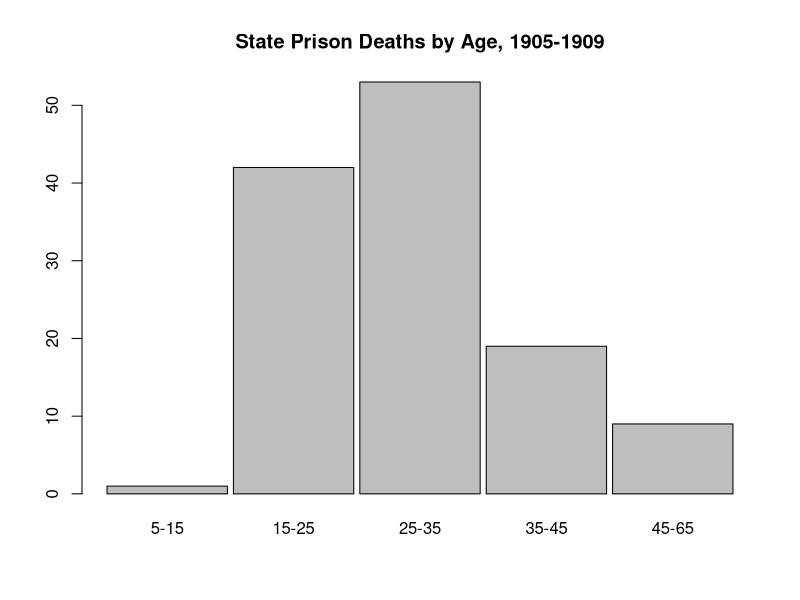
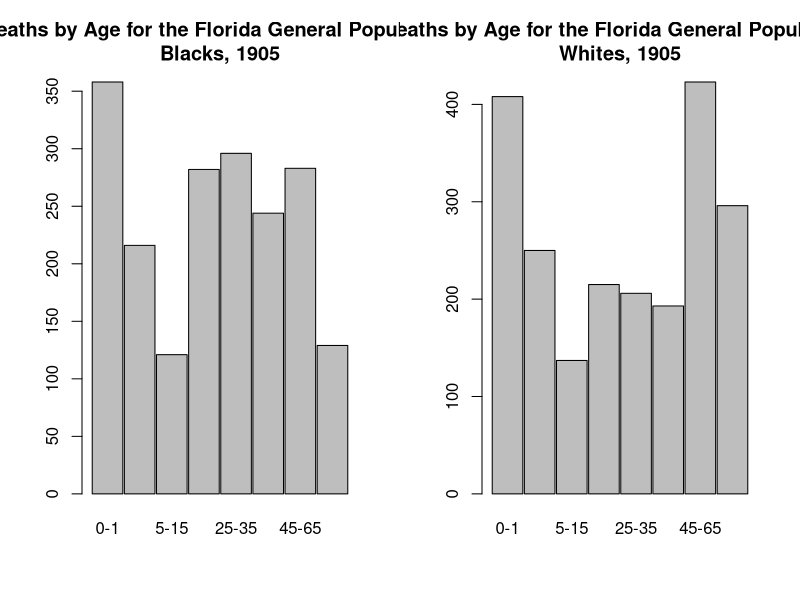

The R source for these figures, in order: (Note: this script raises an error after producing the figures.)


#+++++++++++++++++++++++++++++++++++++++++++++++++++++++++++++++++++++
# Compare age distribution of deaths among prisoners (1905-1909) to 
# that of whites and blacks in the Florida general population (1905) 
#+++++++++++++++++++++++++++++++++++++++++++++++++++++++++++++++++++++

# The mortality rate among prisoners (2.2% after 1901) was consistently over three times greater than the mortality rate of the
# Florida general population as meausred in 1905 (0.66%). 

# Sources: General population deaths: The Ninth Biennial Report of the Commissioner of Agriculture - 
# State of Florida for the Period Beginning January 1, 1905, and Ending December 31, 1906.

# The age of prisoners who died in custody was recorded in the Biennial Reports for the years
# 1905 through 1909.

# mortality by age ====

population.deaths <- data.frame(
  lwr = c(0, 1, 5, 15, 25, 35, 45, 65),
  upr = c(1, 5, 15, 25, 35, 45, 65, 85),
  class = 1:8,
  wcount = c(408,
           250,
           137, 
           215,
           206,
           193,
           423,
           296),
  bcount = c(358,
           216,
           121,
           282,
           296,
           244,
           283,
           129))

prison.deaths <- read.csv("data/prisoner-age-at-time-of-death-1905-1909.csv")
prison.deaths$class <- cut(prison.deaths$Age, 
                           breaks = c(0, population.deaths$upr),
                           ordered.result= T)
prisoners <- aggregate(x=prison.deaths$Age, by = list(prison.deaths$class), FUN = length)

png('figures/prison-mortality-by-age.png', width = 600, height=480,units='px')
classes <- paste(population.deaths$lwr, population.deaths$upr, sep = '-')
barplot(prisoners$x, main = 'State Prison Deaths by Age, 1905-1909',
        space = .05,
        names.arg = classes[3:7])
dev.off()
png('figures/florida-population-mortality-by-race-age.png', width=999, height=480,units='px')
par(mfrow=c(1,2))
barplot(population.deaths$bcount,     
        space = .05,
        main = "Deaths by Age for the Florida General Population:\nBlacks, 1905",
        names.arg = classes)
barplot(population.deaths$wcount, 
        space = .05,
        main = "Deaths by Age for the Florida General Population:\nWhites, 1905",
        names.arg = classes)
dev.off()

# mortality by year ====


penal_data <- read_csv("data/prisoner_char.csv")

deaths <- ggplot(penal_stats, aes(x = year, y = deaths)) +
  geom_col(aes(x = year, y = deaths), 
           fill = 'black', color = "gray25", size = .05) + 
  scale_x_continuous(breaks = seq(1870, 1930, 10), 
                     labels=seq(1870, 1930, 10),
                     name = NULL,
                     lim = c(1870, 1925)) +
  scale_y_continuous(breaks = seq(0, 80, 5),
                     name = NULL) +
  ggtitle("Deaths") +
  theme_bw() + 
  theme(panel.grid.minor.x=element_blank(),
        panel.grid.major.x=element_blank()) +
  theme(plot.title = element_text(size = 11.5),
        plot.caption = element_text(size =8,
                                    hjust=0.5))

# mortality rate: linear interpolation of population using zoo package
mortality_rate <- penal_data %>%
  mutate(Pop_avg = zoo::na.approx(object = penal_data$prison_population_mean,
                        x = 1869:1930)) %>%
  mutate(mortality_rate = deaths / Pop_avg) %>%
  ggplot(aes(x = year, y = mortality_rate)) +
  geom_line(col = 'black', lwd = 1.15) +
  scale_x_continuous(breaks = seq(1870, 1930, 10), 
                     labels=seq(1870, 1930, 10),
                     name = NULL) +
  scale_y_continuous(breaks = seq(0, 1, .025),
                     labels = scales::percent,
                     name = NULL,
                     lim = c(0, .2)) +
  geom_point(col = 'black') +  
  ggtitle("Mortality rate") +
  theme_bw() +
  theme(panel.grid.minor.x=element_blank(),
        panel.grid.major.x=element_blank()) +
  theme(plot.title = element_text(size = 11.5),
        plot.caption = element_text(size =8,
                                    hjust=0.5))

# save figure ====

g <- arrangeGrob(deaths, mortality_rate, ncol = 2)
ggsave("figures/prison-mortality-rates.png", g,
       width = 11, height = 6)
